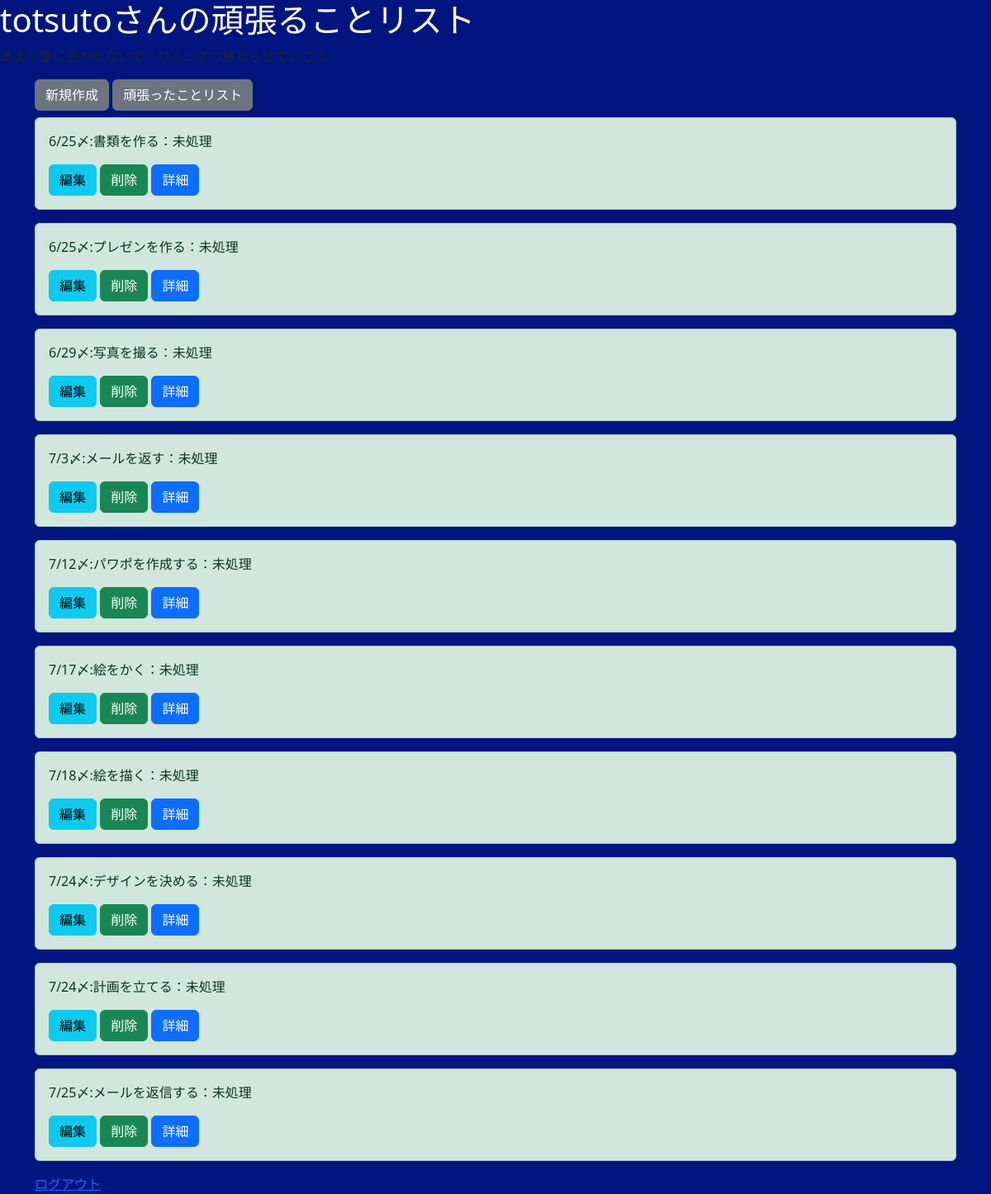
Screenshot of /list/ (signed in) with the database file from the repository.
### todolist/models.py (models this page shows, shortened)
class TodoList(models.Model):
    title=models.CharField('タイトル',max_length=100)
    memo=models.TextField('内容')
    duedate=models.DateField('〆切')
    created_at=models.DateField('登録日時',auto_now_add=True)
    status=models.ForeignKey(TodoStatus,on_delete=models.CASCADE,verbose_name="処理状況")
    user=models.ForeignKey(User,on_delete=models.CASCADE)

class TodoStatus(models.Model):
    name=models.CharField(
        max_length=30,
        blank=False,
        null=False,
        unique=True
    )
    def __str__(self):
        return self.name

### todolist/views.py (the view)
# urls.py: path('list/',List.as_view(),name='list'),
@method_decorator(login_required,name='dispatch')
class List(ListView):
    template_name='list.html'
    model=TodoList
    context_object_name='todo_list'
    ordering=['duedate']
    def get_queryset(self):
        return TodoList.objects.filter(user=self.request.user).order_by('duedate')

### templates/list.html
{%extends 'base.html'%}
{%block header%}
<div class="">
    <div class="">
      <h1 class="" >{{user.get_username}}さんの頑張ることリスト</h1>
      <p class="">あまり量に追われないで？ひとつずつ終わらせていこう</p>
    </div>
</div>
{%endblock header%}
{%block content%}
<div class="container">
    <a href="{%url 'create' %}" class="btn btn-secondary mb-2" role="button" aria-disabled="true">新規作成</a>
    <a href="{%url 'end_list' %}" class="btn btn-secondary mb-2" role="button" aria-disabled="true">頑張ったことリスト</a>
    {%for item in todo_list%}
    {% if item.status|stringformat:"s" != "完了" %}
    <div class="alert alert-success" role="alert">
        <p>{{item.duedate|date:"n/j"}}〆:{{item.title}}：{{item.status}}</p>
        <a href="{%url 'update' item.pk %}" class="btn btn-info" role="button" aria-disabled="true">編集</a>
        <a href="{%url 'delete' item.pk %}" class="btn btn-success" role="button" aria-disabled="true">削除</a>
        <a href="{%url 'detail' item.pk %}" class="btn btn-primary" role="button" aria-disabled="true">詳細</a>
    </div>
    {% endif %}
    {%endfor%}
    <a href="{% url 'logout' %}">ログアウト</a>
</div>
{%endblock content%}

### templates/base.html (shortened to what this page needs)
{%load static%}
<!doctype html>
<html lang="ja">
  <head>
    <link href="https://cdn.jsdelivr.net/npm/bootstrap@5.3.0/dist/css/bootstrap.min.css" rel="stylesheet">
    <link rel="stylesheet" href="{%static 'css/style.css'%}">
  </head>
  <body>
    {%block header%}
    {%endblock header%}
    {%block content%}
    {%endblock content%}
  </body>
</html>

### static/css/style.css (style rules this page uses)
body { background-color: #001580; }
h1 { color: white; }

### rows the page displays
TodoList: duedate "6/25", title "書類を作る", status "未処理"
TodoList: duedate "6/25", title "プレゼンを作る", status "未処理"
TodoList: duedate "6/29", title "写真を撮る", status "未処理"
TodoList: duedate "7/3", title "メールを返す", status "未処理"
TodoList: duedate "7/12", title "パワポを作成する", status "未処理"
TodoList: duedate "7/17", title "絵をかく", status "未処理"
TodoList: duedate "7/18", title "絵を描く", status "未処理"
TodoList: duedate "7/24", title "デザインを決める", status "未処理"
TodoList: duedate "7/24", title "計画を立てる", status "未処理"
TodoList: duedate "7/25", title "メールを返信する", status "未処理"
